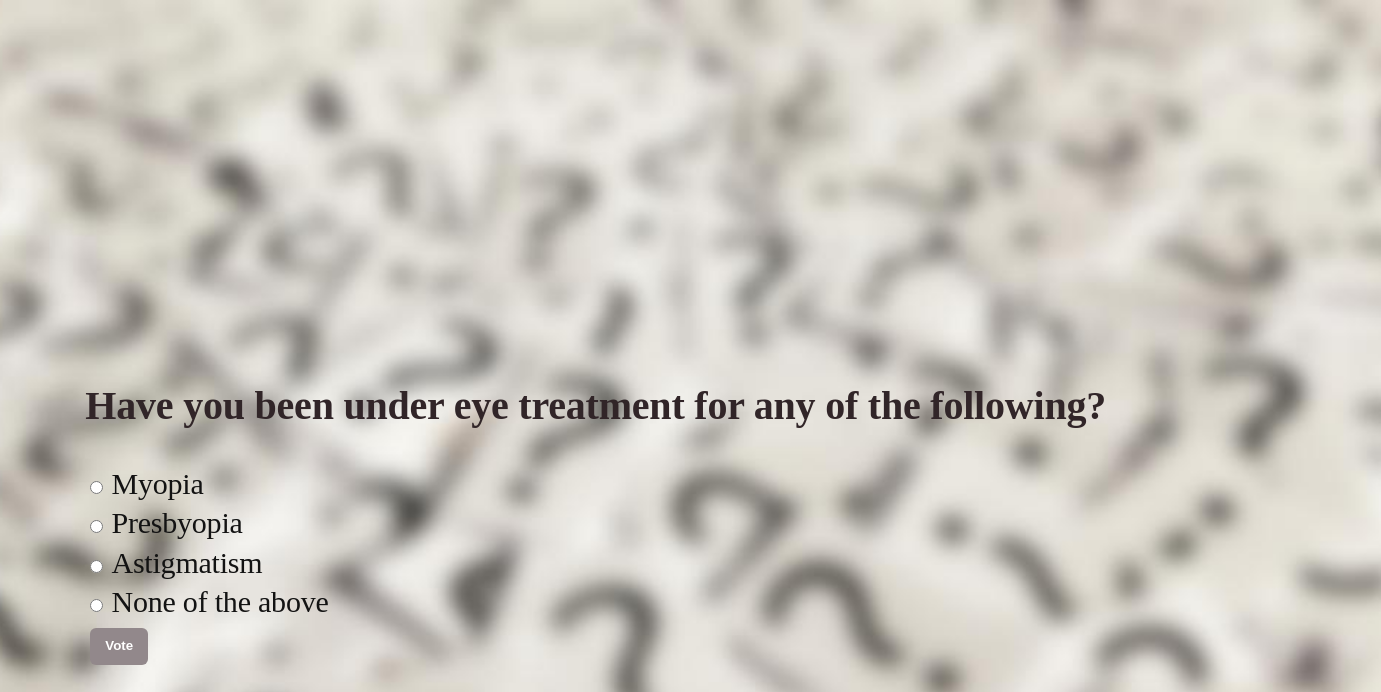
Page /polls/3/ on the committed database.
### polls/models.py (models this page shows)
class Question(models.Model):
	def __str__(self):
            return self.question_text
	question_text = models.CharField(max_length=200)
        pub_date = models.DateTimeField('date published')
	def was_published_recently(self):
            return self.pub_date >= timezone.now() - datetime.timedelta(days=1)

class Choice(models.Model):
	def __str__(self):
		return self.choice_text
        question = models.ForeignKey(Question, on_delete=models.CASCADE)
        choice_text = models.CharField(max_length=200)
        votes = models.IntegerField(default=0)

### polls/views.py (the view)
# urls.py: url(r'^(?P<pk>[0-9]+)/$', views.DetailView.as_view(), name='detail'),
class DetailView(generic.DetailView):
	model = Question
	template_name = 'polls/detail.html'

### polls/templates/polls/detail.html (shortened to what this page needs)
<link rel="stylesheet" href="/static/assets/css/main.css" />
<h3 style="font-size: 40px">
	{{ question.question_text }}
</h3>
<form action="{% url 'polls:vote' question.id %}" method="post">
{% for choice in question.choice_set.all %}
    <input type="radio" name="choice" id="choice{{ forloop.counter }}" value="{{ choice.id }}" />
    <label for="choice{{ forloop.counter }}" style="font-size: 30px">{{ choice.choice_text }}</label><br />
{% endfor %}
<input type="submit" value="Vote" />
</form>

### static/assets/css/main.css (style rules this page uses)
html, body, div, h1, h2, h3, h4, h5, h6, p, a, img, center, dl, dt, dd, ol, ul, li, form, label, table, caption, tbody, tfoot, thead, tr, th, td { margin: 0; border: 0; vertical-align: baseline; }
h3, h4, h5, h6 { color: #312528; font-family: "Lucida Console"; font-weight: 700; text-align: left; line-height: 1em; margin: 0 0 1em 0; }
input[type="submit"], input[type="reset"], input[type="button"], button, .button { -webkit-appearance: none; -ms-appearance: none; background-color: #92888b; border-radius: 6px; margin: 5px; border: 0; color: #ffffff !important; cursor: pointer; display: inline-block; font-weight: 700; height: 2.75em; line-height: 2.75em; padding: 0 1.125em; text-align: center; text-decoration: none; white-space: nowrap; }

### rows in the picture
Question: question_text "Have you been under eye treatment for any of the following?"
Choice: choice_text "Myopia"
Choice: choice_text "Presbyopia"
Choice: choice_text "Astigmatism"
Choice: choice_text "None of the above"
